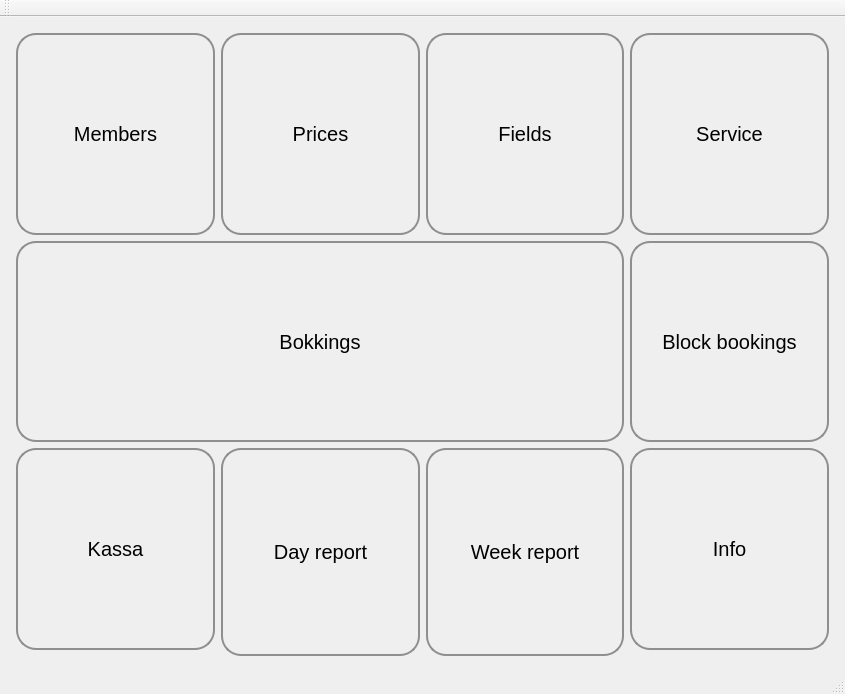
<?xml version="1.0" encoding="UTF-8"?>
<ui version="4.0">
 <class>MainWindow</class>
 <widget class="QMainWindow" name="MainWindow">
  <property name="geometry">
   <rect>
    <x>0</x>
    <y>0</y>
    <width>845</width>
    <height>694</height>
   </rect>
  </property>
  <property name="sizePolicy">
   <sizepolicy hsizetype="Expanding" vsizetype="Expanding">
    <horstretch>0</horstretch>
    <verstretch>0</verstretch>
   </sizepolicy>
  </property>
  <property name="baseSize">
   <size>
    <width>1200</width>
    <height>800</height>
   </size>
  </property>
  <property name="windowTitle">
   <string>TCN Booking Centre</string>
  </property>
  <property name="windowIcon">
   <iconset resource="tcn2020.qrc">
    <normaloff>:/Resources/images/TCN.ico</normaloff>:/Resources/images/TCN.ico</iconset>
  </property>
  <widget class="QWidget" name="centralWidget">
   <layout class="QVBoxLayout" name="verticalLayout">
    <item>
     <widget class="QStackedWidget" name="m_stacked_widget">
      <property name="currentIndex">
       <number>0</number>
      </property>
      <widget class="QWidget" name="m_main_view">
       <layout class="QGridLayout" name="gridLayout">
        <property name="leftMargin">
         <number>5</number>
        </property>
        <property name="topMargin">
         <number>5</number>
        </property>
        <property name="rightMargin">
         <number>5</number>
        </property>
        <property name="bottomMargin">
         <number>5</number>
        </property>
        <item row="5" column="3">
         <widget class="QWidget" name="widget" native="true">
          <layout class="QVBoxLayout" name="verticalLayout_2">
           <property name="spacing">
            <number>7</number>
           </property>
           <property name="leftMargin">
            <number>0</number>
           </property>
           <property name="topMargin">
            <number>0</number>
           </property>
           <property name="rightMargin">
            <number>0</number>
           </property>
           <property name="bottomMargin">
            <number>0</number>
           </property>
           <item>
            <widget class="QPushButton" name="m_button_week_report_3">
             <property name="sizePolicy">
              <sizepolicy hsizetype="Minimum" vsizetype="MinimumExpanding">
               <horstretch>0</horstretch>
               <verstretch>0</verstretch>
              </sizepolicy>
             </property>
             <property name="font">
              <font>
               <pointsize>15</pointsize>
              </font>
             </property>
             <property name="styleSheet">
              <string notr="true">QPushButton {
    border: 2px solid #8f8f91;
    border-radius: 20px;
    background-color: qlineargradient(x1: 0, y1: 0, x2: 0, y2: 1,
                                      stop: 0 #f6f7fa, stop: 1 #dadbde);
    min-width: 50px;
}

QPushButton:pressed {
    background-color: qlineargradient(x1: 0, y1: 0, x2: 0, y2: 1,
                                      stop: 0 #dadbde, stop: 1 #f6f7fa);
}</string>
             </property>
             <property name="text">
              <string>Info</string>
             </property>
            </widget>
           </item>
          </layout>
         </widget>
        </item>
        <item row="5" column="1" rowspan="2">
         <widget class="QPushButton" name="m_button_day_report">
          <property name="sizePolicy">
           <sizepolicy hsizetype="Minimum" vsizetype="MinimumExpanding">
            <horstretch>0</horstretch>
            <verstretch>0</verstretch>
           </sizepolicy>
          </property>
          <property name="font">
           <font>
            <pointsize>15</pointsize>
           </font>
          </property>
          <property name="styleSheet">
           <string notr="true">QPushButton {
    border: 2px solid #8f8f91;
    border-radius: 20px;
    background-color: qlineargradient(x1: 0, y1: 0, x2: 0, y2: 1,
                                      stop: 0 #f6f7fa, stop: 1 #dadbde);
    min-width: 50px;
}

QPushButton:pressed {
    background-color: qlineargradient(x1: 0, y1: 0, x2: 0, y2: 1,
                                      stop: 0 #dadbde, stop: 1 #f6f7fa);
}</string>
          </property>
          <property name="text">
           <string>Day report</string>
          </property>
         </widget>
        </item>
        <item row="5" column="2" rowspan="2">
         <widget class="QPushButton" name="m_button_week_report">
          <property name="sizePolicy">
           <sizepolicy hsizetype="Minimum" vsizetype="MinimumExpanding">
            <horstretch>0</horstretch>
            <verstretch>0</verstretch>
           </sizepolicy>
          </property>
          <property name="font">
           <font>
            <pointsize>15</pointsize>
           </font>
          </property>
          <property name="styleSheet">
           <string notr="true">QPushButton {
    border: 2px solid #8f8f91;
    border-radius: 20px;
    background-color: qlineargradient(x1: 0, y1: 0, x2: 0, y2: 1,
                                      stop: 0 #f6f7fa, stop: 1 #dadbde);
    min-width: 50px;
}

QPushButton:pressed {
    background-color: qlineargradient(x1: 0, y1: 0, x2: 0, y2: 1,
                                      stop: 0 #dadbde, stop: 1 #f6f7fa);
}</string>
          </property>
          <property name="text">
           <string>Week report</string>
          </property>
         </widget>
        </item>
        <item row="1" column="2">
         <widget class="QPushButton" name="m_button_fields">
          <property name="sizePolicy">
           <sizepolicy hsizetype="Minimum" vsizetype="MinimumExpanding">
            <horstretch>0</horstretch>
            <verstretch>0</verstretch>
           </sizepolicy>
          </property>
          <property name="font">
           <font>
            <pointsize>15</pointsize>
           </font>
          </property>
          <property name="styleSheet">
           <string notr="true">QPushButton {
    border: 2px solid #8f8f91;
    border-radius: 20px;
    background-color: qlineargradient(x1: 0, y1: 0, x2: 0, y2: 1,
                                      stop: 0 #f6f7fa, stop: 1 #dadbde);
    min-width: 50px;
}

QPushButton:pressed {
    background-color: qlineargradient(x1: 0, y1: 0, x2: 0, y2: 1,
                                      stop: 0 #dadbde, stop: 1 #f6f7fa);
}</string>
          </property>
          <property name="text">
           <string>Fields</string>
          </property>
         </widget>
        </item>
        <item row="5" column="0">
         <widget class="QPushButton" name="m_button_kassa">
          <property name="sizePolicy">
           <sizepolicy hsizetype="Minimum" vsizetype="MinimumExpanding">
            <horstretch>0</horstretch>
            <verstretch>0</verstretch>
           </sizepolicy>
          </property>
          <property name="font">
           <font>
            <pointsize>15</pointsize>
           </font>
          </property>
          <property name="styleSheet">
           <string notr="true">QPushButton {
    border: 2px solid #8f8f91;
    border-radius: 20px;
    background-color: qlineargradient(x1: 0, y1: 0, x2: 0, y2: 1,
                                      stop: 0 #f6f7fa, stop: 1 #dadbde);
    min-width: 50px;
}

QPushButton:pressed {
    background-color: qlineargradient(x1: 0, y1: 0, x2: 0, y2: 1,
                                      stop: 0 #dadbde, stop: 1 #f6f7fa);
}</string>
          </property>
          <property name="text">
           <string>Kassa</string>
          </property>
         </widget>
        </item>
        <item row="2" column="0" colspan="3">
         <widget class="QPushButton" name="m_button_bookings">
          <property name="sizePolicy">
           <sizepolicy hsizetype="Minimum" vsizetype="MinimumExpanding">
            <horstretch>0</horstretch>
            <verstretch>0</verstretch>
           </sizepolicy>
          </property>
          <property name="font">
           <font>
            <pointsize>15</pointsize>
           </font>
          </property>
          <property name="styleSheet">
           <string notr="true">QPushButton {
    border: 2px solid #8f8f91;
    border-radius: 20px;
    background-color: qlineargradient(x1: 0, y1: 0, x2: 0, y2: 1,
                                      stop: 0 #f6f7fa, stop: 1 #dadbde);
    min-width: 50px;
}

QPushButton:pressed {
    background-color: qlineargradient(x1: 0, y1: 0, x2: 0, y2: 1,
                                      stop: 0 #dadbde, stop: 1 #f6f7fa);
}</string>
          </property>
          <property name="text">
           <string>Bokkings</string>
          </property>
         </widget>
        </item>
        <item row="1" column="0">
         <widget class="QPushButton" name="m_button_members">
          <property name="sizePolicy">
           <sizepolicy hsizetype="Minimum" vsizetype="MinimumExpanding">
            <horstretch>0</horstretch>
            <verstretch>0</verstretch>
           </sizepolicy>
          </property>
          <property name="font">
           <font>
            <pointsize>15</pointsize>
           </font>
          </property>
          <property name="styleSheet">
           <string notr="true">QPushButton {
    border: 2px solid #8f8f91;
    border-radius: 20px;
    background-color: qlineargradient(x1: 0, y1: 0, x2: 0, y2: 1,
                                      stop: 0 #f6f7fa, stop: 1 #dadbde);
    min-width: 50px;
}

QPushButton:pressed {
    background-color: qlineargradient(x1: 0, y1: 0, x2: 0, y2: 1,
                                      stop: 0 #dadbde, stop: 1 #f6f7fa);
}</string>
          </property>
          <property name="text">
           <string>Members</string>
          </property>
         </widget>
        </item>
        <item row="1" column="1">
         <widget class="QPushButton" name="m_button_prices">
          <property name="sizePolicy">
           <sizepolicy hsizetype="Minimum" vsizetype="MinimumExpanding">
            <horstretch>0</horstretch>
            <verstretch>0</verstretch>
           </sizepolicy>
          </property>
          <property name="font">
           <font>
            <pointsize>15</pointsize>
           </font>
          </property>
          <property name="styleSheet">
           <string notr="true">QPushButton {
    border: 2px solid #8f8f91;
    border-radius: 20px;
    background-color: qlineargradient(x1: 0, y1: 0, x2: 0, y2: 1,
                                      stop: 0 #f6f7fa, stop: 1 #dadbde);
    min-width: 50px;
}

QPushButton:pressed {
    background-color: qlineargradient(x1: 0, y1: 0, x2: 0, y2: 1,
                                      stop: 0 #dadbde, stop: 1 #f6f7fa);
}</string>
          </property>
          <property name="text">
           <string>Prices</string>
          </property>
         </widget>
        </item>
        <item row="2" column="3">
         <widget class="QPushButton" name="m_button_blocks">
          <property name="sizePolicy">
           <sizepolicy hsizetype="Minimum" vsizetype="MinimumExpanding">
            <horstretch>0</horstretch>
            <verstretch>0</verstretch>
           </sizepolicy>
          </property>
          <property name="font">
           <font>
            <pointsize>15</pointsize>
           </font>
          </property>
          <property name="styleSheet">
           <string notr="true">QPushButton {
    border: 2px solid #8f8f91;
    border-radius: 20px;
    background-color: qlineargradient(x1: 0, y1: 0, x2: 0, y2: 1,
                                      stop: 0 #f6f7fa, stop: 1 #dadbde);
    min-width: 50px;
}

QPushButton:pressed {
    background-color: qlineargradient(x1: 0, y1: 0, x2: 0, y2: 1,
                                      stop: 0 #dadbde, stop: 1 #f6f7fa);
}</string>
          </property>
          <property name="text">
           <string>Block bookings</string>
          </property>
         </widget>
        </item>
        <item row="1" column="3">
         <widget class="QPushButton" name="m_button_service">
          <property name="sizePolicy">
           <sizepolicy hsizetype="Minimum" vsizetype="MinimumExpanding">
            <horstretch>0</horstretch>
            <verstretch>0</verstretch>
           </sizepolicy>
          </property>
          <property name="font">
           <font>
            <pointsize>15</pointsize>
           </font>
          </property>
          <property name="styleSheet">
           <string notr="true">QPushButton {
    border: 2px solid #8f8f91;
    border-radius: 20px;
    background-color: qlineargradient(x1: 0, y1: 0, x2: 0, y2: 1,
                                      stop: 0 #f6f7fa, stop: 1 #dadbde);
    min-width: 50px;
}

QPushButton:pressed {
    background-color: qlineargradient(x1: 0, y1: 0, x2: 0, y2: 1,
                                      stop: 0 #dadbde, stop: 1 #f6f7fa);
}</string>
          </property>
          <property name="text">
           <string>Service</string>
          </property>
         </widget>
        </item>
       </layout>
      </widget>
      <widget class="WeekViewWidget" name="m_week_view"/>
      <widget class="BlockBookingsView" name="m_block_bookings_view"/>
      <widget class="KassaViewWidget" name="m_cash_register_view"/>
      <widget class="DayReportWidget" name="m_day_report_view"/>
      <widget class="WeekReportWidget" name="m_week_report_view"/>
     </widget>
    </item>
   </layout>
  </widget>
  <widget class="QMenuBar" name="menuBar">
   <property name="geometry">
    <rect>
     <x>0</x>
     <y>0</y>
     <width>845</width>
     <height>21</height>
    </rect>
   </property>
  </widget>
  <widget class="QToolBar" name="mainToolBar">
   <attribute name="toolBarArea">
    <enum>TopToolBarArea</enum>
   </attribute>
   <attribute name="toolBarBreak">
    <bool>false</bool>
   </attribute>
  </widget>
  <widget class="QStatusBar" name="m_statusBar"/>
 </widget>
 <layoutdefault spacing="6" margin="11"/>
 <customwidgets>
  <customwidget>
   <class>WeekViewWidget</class>
   <extends>QWidget</extends>
   <header>weekviewwidget.h</header>
   <container>1</container>
  </customwidget>
  <customwidget>
   <class>DayReportWidget</class>
   <extends>QWidget</extends>
   <header>dayreportwidget.h</header>
   <container>1</container>
  </customwidget>
  <customwidget>
   <class>WeekReportWidget</class>
   <extends>QWidget</extends>
   <header>weekreportwidget.h</header>
   <container>1</container>
  </customwidget>
  <customwidget>
   <class>KassaViewWidget</class>
   <extends>QWidget</extends>
   <header>kassaviewwidget.h</header>
   <container>1</container>
  </customwidget>
  <customwidget>
   <class>BlockBookingsView</class>
   <extends>QWidget</extends>
   <header>blockbookingsview.h</header>
   <container>1</container>
  </customwidget>
 </customwidgets>
 <resources>
  <include location="tcn2020.qrc"/>
 </resources>
 <connections/>
</ui>
